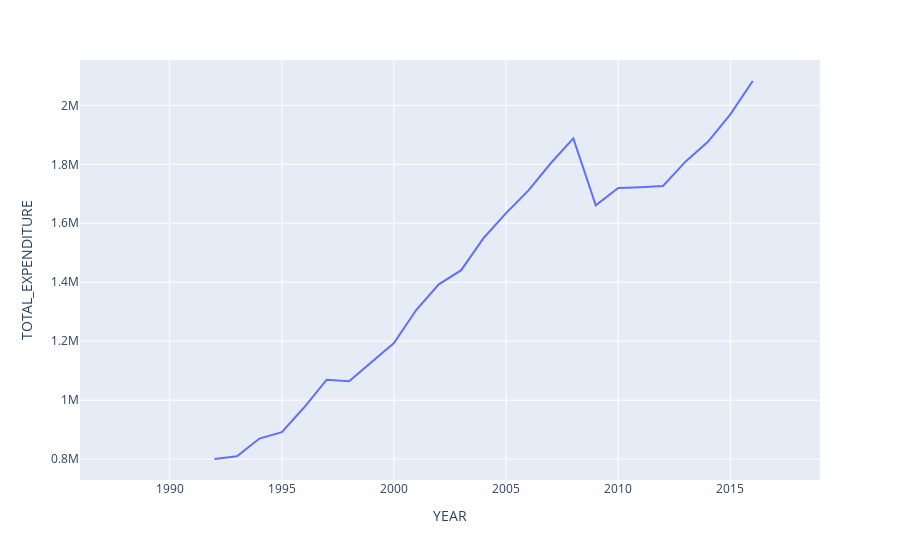

Notebook code cell kept with this figure:
### Markdown cell above
- create core visual

### Code cell
px.line(
    df_education.query("STATE == 'VERMONT'"),
    x = "YEAR",
    y = "TOTAL_EXPENDITURE" 
)

### Figure 1 — Plotly figure (JSON) as saved in the notebook; plotly's stock layout.template omitted (floating-point values rounded to 4 significant figures)
{"data": [{"hovertemplate": "YEAR=%{x}<br>TOTAL_EXPENDITURE=%{y}<extra></extra>", "legendgroup": "", "line": {"color": "#636efa", "dash": "solid"}, "marker": {"symbol": "circle"}, "mode": "lines", "name": "", "orientation": "v", "showlegend": false, "type": "scatter", "x": [1992, 1993, 1994, 1995, 1996, 1997, 1998, 1999, 2000, 2001, 2002, 2003, 2004, 2005, 2006, 2007, 2008, 2009, 2010, 2011, 2012, 2013, 2014, 2015, 2016, 1986, 1987, 1988, 1989, 1990, 1991, 2017, 2019], "xaxis": "x", "y": [800400.0, 809900.0, 869700.0, 891400.0, 975800.0, 1069000.0, 1064000.0, 1130000.0, 1194000.0, 1307000.0, 1393000.0, 1441000.0, 1550000.0, 1635000.0, 1712000.0, 1805000.0, 1888000.0, 1661000.0, 1720000.0, 1723000.0, 1726000.0, 1809000.0, 1876000.0, 1969000.0, 2083000.0, NaN, NaN, NaN, NaN, NaN, NaN, NaN, NaN], "yaxis": "y"}], "layout": {"legend": {"tracegroupgap": 0}, "margin": {"t": 60}, "xaxis": {"anchor": "y", "domain": [0, 1], "title": {"text": "YEAR"}}, "yaxis": {"anchor": "x", "domain": [0, 1], "title": {"text": "TOTAL_EXPENDITURE"}}}}
